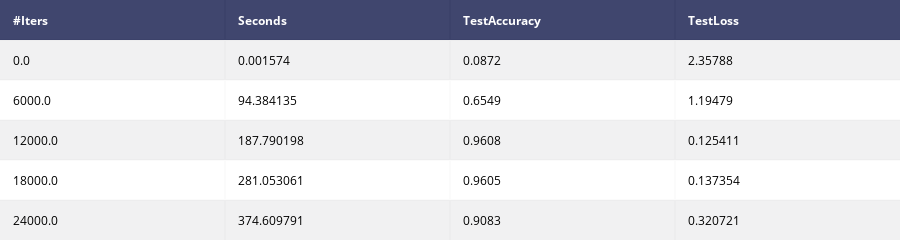

Here is the notebook cell this chart was saved with:
### Code cell
df = pd.read_csv("caffe.tegra-ubuntu-1.nvidia.log.INFO.20170704-032208.4318.test", delim_whitespace=True)
sample_data_table = FF.create_table(df.head())
plotly.offline.iplot(sample_data_table)

### Figure 1 — Plotly figure (JSON) as saved in the notebook; plotly's stock layout.template omitted (floating-point values rounded to 4 significant figures)
{"data": [{"colorscale": [[0, "#00083e"], [0.5, "#ededee"], [1, "#ffffff"]], "hoverinfo": "none", "opacity": 0.75, "showscale": false, "type": "heatmap", "z": [[0, 0, 0, 0], [0.5, 0.5, 0.5, 0.5], [1, 1, 1, 1], [0.5, 0.5, 0.5, 0.5], [1, 1, 1, 1], [0.5, 0.5, 0.5, 0.5]]}], "layout": {"annotations": [{"align": "left", "font": {"color": "#ffffff"}, "showarrow": false, "text": "<b>#Iters</b>", "x": -0.45, "xanchor": "left", "xref": "x1", "y": 0, "yref": "y1"}, {"align": "left", "font": {"color": "#ffffff"}, "showarrow": false, "text": "<b>Seconds</b>", "x": 0.55, "xanchor": "left", "xref": "x1", "y": 0, "yref": "y1"}, {"align": "left", "font": {"color": "#ffffff"}, "showarrow": false, "text": "<b>TestAccuracy</b>", "x": 1.55, "xanchor": "left", "xref": "x1", "y": 0, "yref": "y1"}, {"align": "left", "font": {"color": "#ffffff"}, "showarrow": false, "text": "<b>TestLoss</b>", "x": 2.55, "xanchor": "left", "xref": "x1", "y": 0, "yref": "y1"}, {"align": "left", "font": {"color": "#000000"}, "showarrow": false, "text": "0.0", "x": -0.45, "xanchor": "left", "xref": "x1", "y": 1, "yref": "y1"}, {"align": "left", "font": {"color": "#000000"}, "showarrow": false, "text": "0.001574", "x": 0.55, "xanchor": "left", "xref": "x1", "y": 1, "yref": "y1"}, {"align": "left", "font": {"color": "#000000"}, "showarrow": false, "text": "0.0872", "x": 1.55, "xanchor": "left", "xref": "x1", "y": 1, "yref": "y1"}, {"align": "left", "font": {"color": "#000000"}, "showarrow": false, "text": "2.35788", "x": 2.55, "xanchor": "left", "xref": "x1", "y": 1, "yref": "y1"}, {"align": "left", "font": {"color": "#000000"}, "showarrow": false, "text": "6000.0", "x": -0.45, "xanchor": "left", "xref": "x1", "y": 2, "yref": "y1"}, {"align": "left", "font": {"color": "#000000"}, "showarrow": false, "text": "94.384135", "x": 0.55, "xanchor": "left", "xref": "x1", "y": 2, "yref": "y1"}, {"align": "left", "font": {"color": "#000000"}, "showarrow": false, "text": "0.6549", "x": 1.55, "xanchor": "left", "xref": "x1", "y": 2, "yref": "y1"}, {"align": "left", "font": {"color": "#000000"}, "showarrow": false, "text": "1.19479", "x": 2.55, "xanchor": "left", "xref": "x1", "y": 2, "yref": "y1"}, {"align": "left", "font": {"color": "#000000"}, "showarrow": false, "text": "12000.0", "x": -0.45, "xanchor": "left", "xref": "x1", "y": 3, "yref": "y1"}, {"align": "left", "font": {"color": "#000000"}, "showarrow": false, "text": "187.790198", "x": 0.55, "xanchor": "left", "xref": "x1", "y": 3, "yref": "y1"}, {"align": "left", "font": {"color": "#000000"}, "showarrow": false, "text": "0.9608", "x": 1.55, "xanchor": "left", "xref": "x1", "y": 3, "yref": "y1"}, {"align": "left", "font": {"color": "#000000"}, "showarrow": false, "text": "0.125411", "x": 2.55, "xanchor": "left", "xref": "x1", "y": 3, "yref": "y1"}, {"align": "left", "font": {"color": "#000000"}, "showarrow": false, "text": "18000.0", "x": -0.45, "xanchor": "left", "xref": "x1", "y": 4, "yref": "y1"}, {"align": "left", "font": {"color": "#000000"}, "showarrow": false, "text": "281.053061", "x": 0.55, "xanchor": "left", "xref": "x1", "y": 4, "yref": "y1"}, {"align": "left", "font": {"color": "#000000"}, "showarrow": false, "text": "0.9605", "x": 1.55, "xanchor": "left", "xref": "x1", "y": 4, "yref": "y1"}, {"align": "left", "font": {"color": "#000000"}, "showarrow": false, "text": "0.137354", "x": 2.55, "xanchor": "left", "xref": "x1", "y": 4, "yref": "y1"}, {"align": "left", "font": {"color": "#000000"}, "showarrow": false, "text": "24000.0", "x": -0.45, "xanchor": "left", "xref": "x1", "y": 5, "yref": "y1"}, {"align": "left", "font": {"color": "#000000"}, "showarrow": false, "text": "374.609791", "x": 0.55, "xanchor": "left", "xref": "x1", "y": 5, "yref": "y1"}, {"align": "left", "font": {"color": "#000000"}, "showarrow": false, "text": "0.9083", "x": 1.55, "xanchor": "left", "xref": "x1", "y": 5, "yref": "y1"}, {"align": "left", "font": {"color": "#000000"}, "showarrow": false, "text": "0.320721", "x": 2.55, "xanchor": "left", "xref": "x1", "y": 5, "yref": "y1"}], "height": 230, "margin": {"b": 0, "l": 0, "r": 0, "t": 0}, "xaxis": {"dtick": 1, "gridwidth": 2, "showticklabels": false, "tick0": -0.5, "ticks": "", "zeroline": false}, "yaxis": {"autorange": "reversed", "dtick": 1, "gridwidth": 2, "showticklabels": false, "tick0": 0.5, "ticks": "", "zeroline": false}}}
